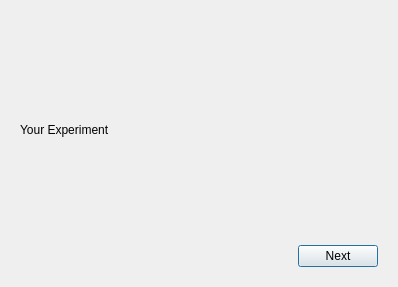
<?xml version="1.0" encoding="UTF-8"?>
<ui version="4.0">
 <class>Dialog</class>
 <widget class="QDialog" name="Dialog">
  <property name="geometry">
   <rect>
    <x>0</x>
    <y>0</y>
    <width>398</width>
    <height>287</height>
   </rect>
  </property>
  <property name="windowTitle">
   <string>Dialog</string>
  </property>
  <layout class="QVBoxLayout" name="verticalLayout">
   <item>
    <widget class="QStackedWidget" name="stackedWidget">
     <property name="currentIndex">
      <number>0</number>
     </property>
     <widget class="QWidget" name="Widget_Page1">
      <layout class="QVBoxLayout" name="verticalLayout_2">
       <item>
        <widget class="QLabel" name="label">
         <property name="text">
          <string>Your Experiment</string>
         </property>
        </widget>
       </item>
       <item>
        <layout class="QHBoxLayout" name="HL_Page1"/>
       </item>
       <item>
        <layout class="QHBoxLayout" name="horizontalLayout">
         <item>
          <spacer name="horizontalSpacer">
           <property name="orientation">
            <enum>Qt::Horizontal</enum>
           </property>
           <property name="sizeHint" stdset="0">
            <size>
             <width>40</width>
             <height>20</height>
            </size>
           </property>
          </spacer>
         </item>
         <item>
          <widget class="QPushButton" name="PB_Next_Page1">
           <property name="text">
            <string>Next</string>
           </property>
           <property name="icon">
            <iconset>
             <normaloff>../../../Users/yutay/.designer/icons/GoNext.png</normaloff>../../../Users/yutay/.designer/icons/GoNext.png</iconset>
           </property>
           <property name="default">
            <bool>true</bool>
           </property>
          </widget>
         </item>
        </layout>
       </item>
      </layout>
     </widget>
     <widget class="QWidget" name="Widget_Page2">
      <layout class="QVBoxLayout" name="verticalLayout_3">
       <item>
        <widget class="QLabel" name="label_2">
         <property name="text">
          <string>Current Sample</string>
         </property>
        </widget>
       </item>
       <item>
        <layout class="QHBoxLayout" name="HL_Page2"/>
       </item>
       <item>
        <layout class="QHBoxLayout" name="horizontalLayout_7">
         <item>
          <spacer name="horizontalSpacer_5">
           <property name="orientation">
            <enum>Qt::Horizontal</enum>
           </property>
           <property name="sizeHint" stdset="0">
            <size>
             <width>40</width>
             <height>20</height>
            </size>
           </property>
          </spacer>
         </item>
         <item>
          <widget class="QPushButton" name="PB_Back_Page2">
           <property name="text">
            <string>Back</string>
           </property>
           <property name="icon">
            <iconset>
             <normaloff>../../../Users/yutay/.designer/icons/GoPrevious.png</normaloff>../../../Users/yutay/.designer/icons/GoPrevious.png</iconset>
           </property>
           <property name="autoDefault">
            <bool>false</bool>
           </property>
           <property name="default">
            <bool>false</bool>
           </property>
          </widget>
         </item>
         <item>
          <widget class="QPushButton" name="PB_Next_Page2">
           <property name="text">
            <string>Next</string>
           </property>
           <property name="icon">
            <iconset>
             <normaloff>../../../Users/yutay/.designer/icons/GoNext.png</normaloff>../../../Users/yutay/.designer/icons/GoNext.png</iconset>
           </property>
           <property name="default">
            <bool>true</bool>
           </property>
          </widget>
         </item>
        </layout>
       </item>
      </layout>
     </widget>
     <widget class="QWidget" name="Widget_Page3">
      <layout class="QVBoxLayout" name="verticalLayout_5">
       <item>
        <widget class="QLabel" name="label_3">
         <property name="text">
          <string>Current Equipment</string>
         </property>
        </widget>
       </item>
       <item>
        <layout class="QHBoxLayout" name="HL_Page3"/>
       </item>
       <item>
        <layout class="QHBoxLayout" name="horizontalLayout_6">
         <item>
          <spacer name="horizontalSpacer_4">
           <property name="orientation">
            <enum>Qt::Horizontal</enum>
           </property>
           <property name="sizeHint" stdset="0">
            <size>
             <width>40</width>
             <height>20</height>
            </size>
           </property>
          </spacer>
         </item>
         <item>
          <widget class="QPushButton" name="PB_Back_Page3">
           <property name="text">
            <string>Back</string>
           </property>
           <property name="icon">
            <iconset>
             <normaloff>../../../Users/yutay/.designer/icons/GoPrevious.png</normaloff>../../../Users/yutay/.designer/icons/GoPrevious.png</iconset>
           </property>
           <property name="autoDefault">
            <bool>false</bool>
           </property>
          </widget>
         </item>
         <item>
          <widget class="QPushButton" name="PB_Finish_Page3">
           <property name="text">
            <string>Start</string>
           </property>
           <property name="icon">
            <iconset>
             <normaloff>../../../Users/yutay/.designer/icons/Start.png</normaloff>../../../Users/yutay/.designer/icons/Start.png</iconset>
           </property>
           <property name="autoDefault">
            <bool>true</bool>
           </property>
           <property name="default">
            <bool>true</bool>
           </property>
          </widget>
         </item>
        </layout>
       </item>
      </layout>
     </widget>
    </widget>
   </item>
  </layout>
 </widget>
 <resources/>
 <connections/>
</ui>
